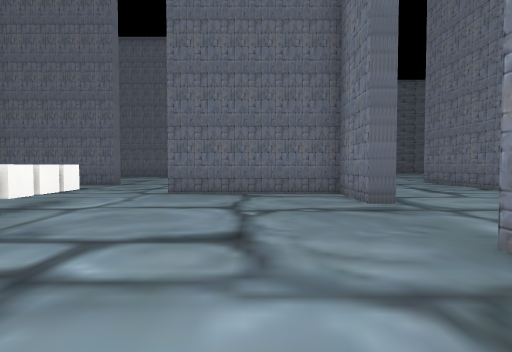
View 1 (above)

21 first-person views from a walk through a scene from a Unity 3-D project. The camera is 1.4 m above the floor, tilts 2° down and sees 80° across. The floor is counted in squares, 2 m on a side. Each view is taken from the middle of a square. On the plan, view 1 faces up. The plan holds only what a view shows up to about 10 squares ahead; the rest is blank. The place goes on beyond the plan. The player character is not drawn. Some surface patterns are stand-ins.

View 2
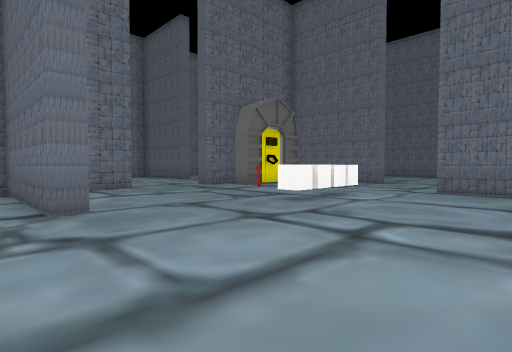

View 3
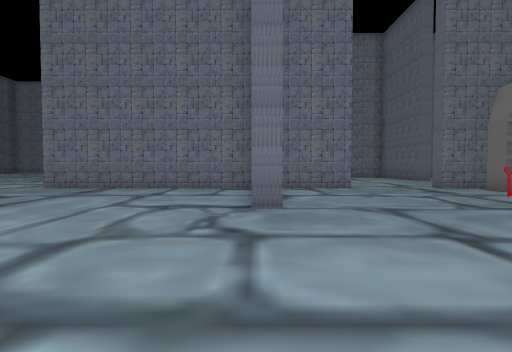

View 4
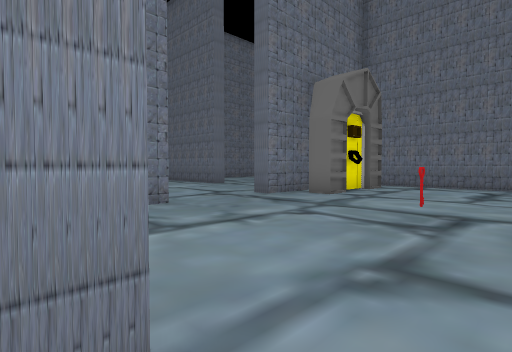

View 5
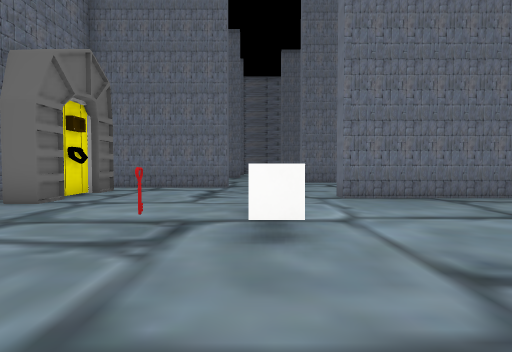

View 6
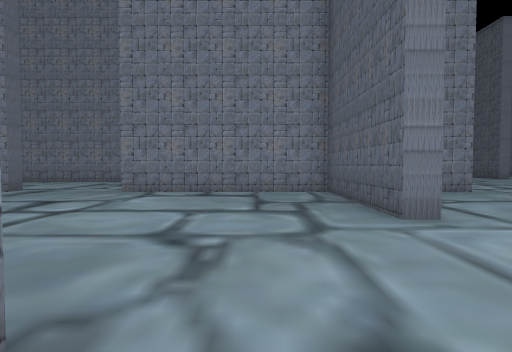

View 7
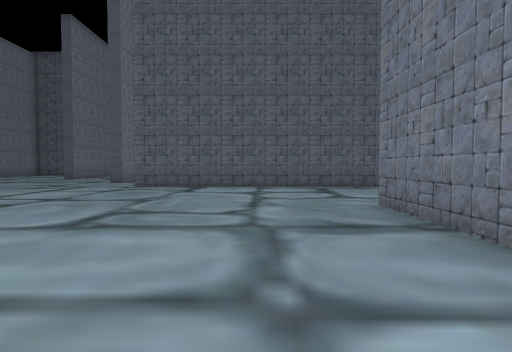

View 8
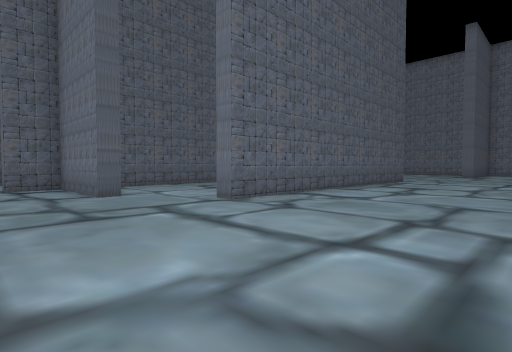

View 9
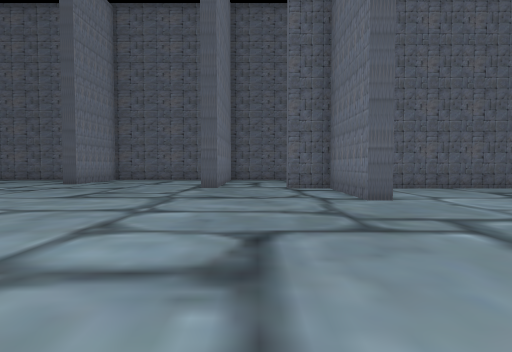

View 10
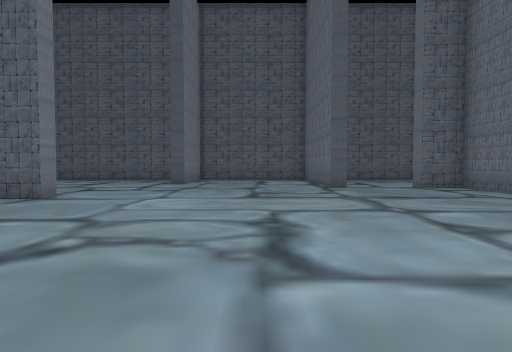

View 11
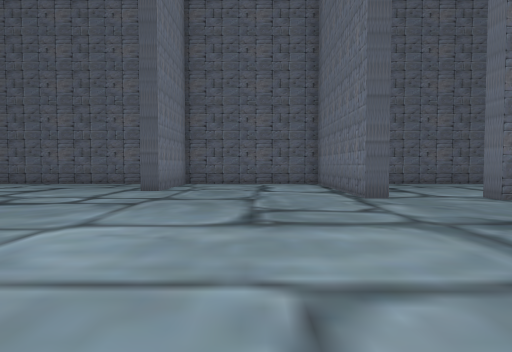

View 12
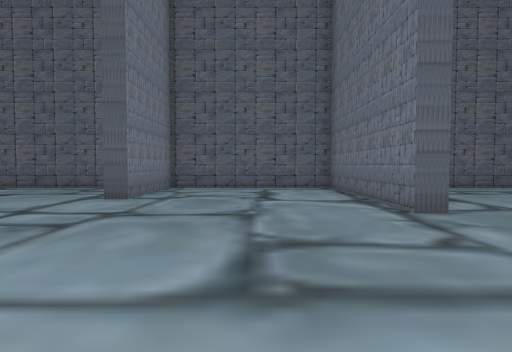

View 13
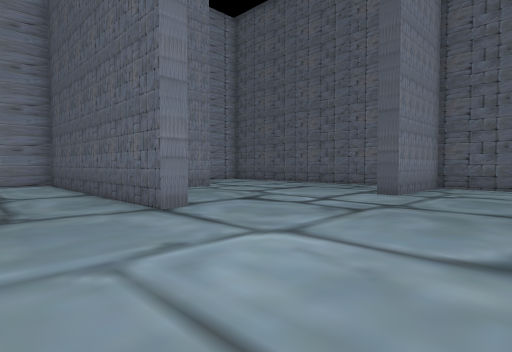

View 14
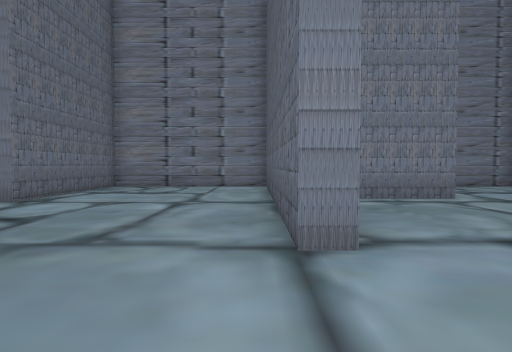

View 15
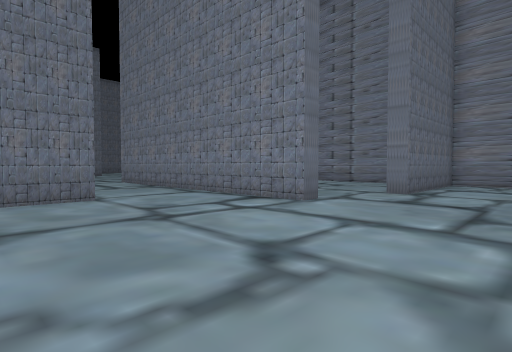

View 16
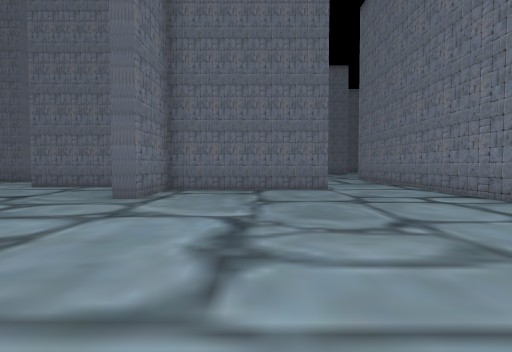

View 17
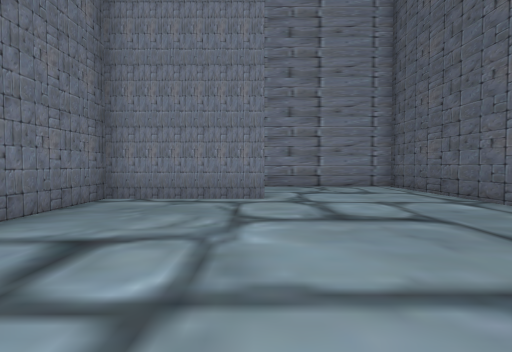

View 18
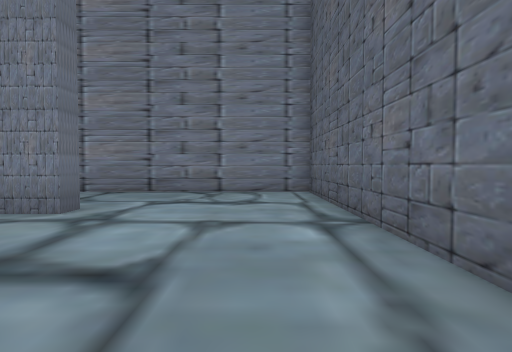

View 19
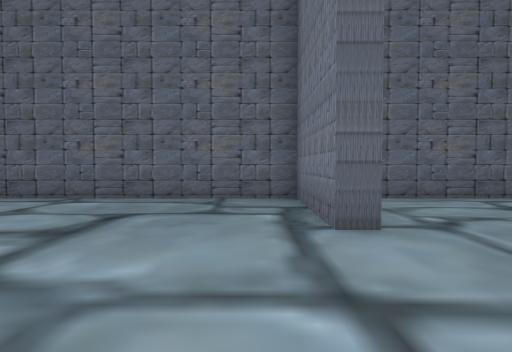

View 20
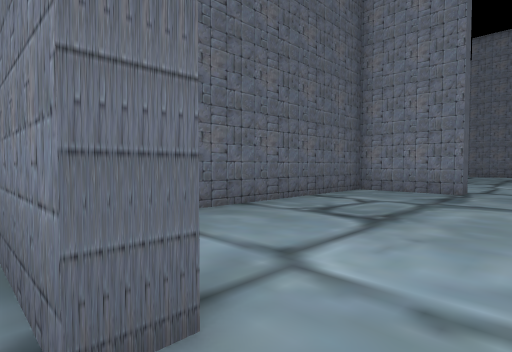

View 21
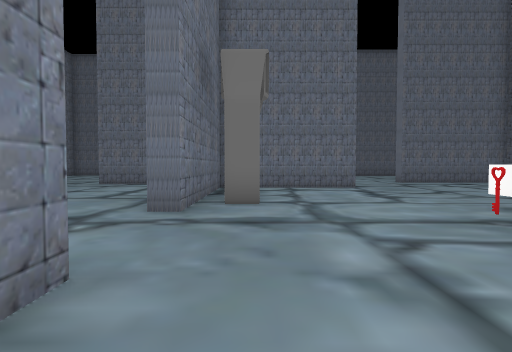

### Floor plan
Points are (right, up) in squares from view 1. A wall is a line through its corners. A room is listed if a view was taken in it or the views show most of it. See-through windows are left out.
Room 1 (views 1, 2, 3, 4, 5, 21)
walls: (-4.9, 0.5) (-4.9, -0.1); (-9.1, 2.9) (-9.2, 0.8); (-4.9, 10.5) (-9.1, 10.5) (-9.1, 5.6) (-9.7, 5.6); (2, 5.6) (2.1, 7.5) (-2.1, 7.5) (-2.1, 8); (-2.1, -2.9) (2, -2.9) (2, 2.7)
ways out: opening at (-4.5, -2.2) to room 2; opening at (-4, 9.3); opening at (1.7, 4)
objects: other object (-8, 8) to (-8, 9); other object (-5, 4); other object (-4, 4); other object (-4, 5); other object (-4, 6)
Room 2 (views 6, 7, 8, 9, 10, 11, 12, 13, 14, 15, 16, 17, 18, 19, 20)
walls: (2.1, -16.4) (2.7, -16.4) (2.7, -21.4) (7.6, -21.4) (7.6, -18.3) (8.1, -18.3) (8.1, -21.4) (17, -21.4) (17, -15.4); (-1.8, -13.1) (-1.2, -13.1) (-1.2, -16.2) (0, -16.2) (0, -16.8); (9.5, -13.9) (9.5, -13.3) (17, -13.3) (17, -8.4) (12.8, -8.4); (7.1, -4.5) (2.5, -4.5) (2.5, -6.7) (2, -6.7) (2, -5.8); (10.5, -7.4) (10, -7.4) (10, -4.4); (0.5, -3.4) (-2.1, -3.4) (-2.1, -2.9); (13.9, -17.2) (13.4, -17.2) (13.4, -13.8) (10.8, -13.8); (-10, -13.6) (-9.4, -13.6) (-9.5, -16.2) (-2.9, -16.2); (-10.5, -10.8) (-3.1, -10.8) (-3.1, -11.4); (-4.9, -0.1) (-9.2, -0.1) (-9.2, -6.4)
ways out: opening at (-4.5, -2.2) to room 1; opening at (1.5, -16.5); opening at (8.5, -4); opening at (11.5, -7.5)

Positions as (right, up) in squares from view 1, and headings:
1: (0, 0), facing up
2: (0, -1), facing up-left
3: (0, 0), facing left
4: (-4, 0), facing up-left
5: (-4, 1), facing up
6: (-6, -1), facing right
7: (-7, -1), facing down
8: (1, -6), facing down-left
9: (1, -7), facing down
10: (5, -7), facing down
11: (5, -10), facing down
12: (5, -12), facing down
13: (5, -11), facing down-right
14: (7, -13), facing right
15: (5, -11), facing up-right
16: (5, -13), facing up
17: (7, -17), facing right
18: (9, -20), facing right
19: (9, -15), facing down
20: (-1, -12), facing down-left
21: (-8, 1), facing up
